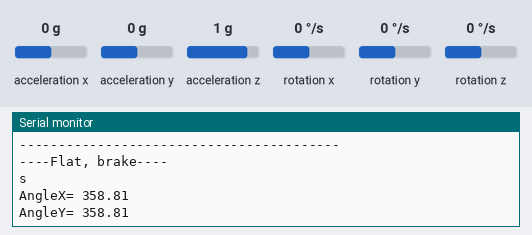
The sketch below on a simulated Arduino Nano, built with avr-gcc and run on an emulated ATmega328P. On the bench: the last lines printed to the serial monitor. Wiring (inferred from the names in the program): MPU-6050 motion sensor at I2C address 0x68. Inputs (shaded band) come from the test bench; at power-on: acceleration x 0 g, acceleration y 0 g, acceleration z 1 g, rotation x 0 °/s, rotation y 0 °/s, rotation z 0 °/s. No radio packets arrive unless stated.

Above: at 1.2 s.
1.3 s: acceleration x set to -1.4 g
At 1.48 s:
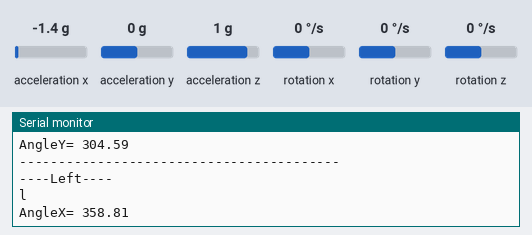
2.9 s: acceleration y set to 0.8 g
At 3.06 s:
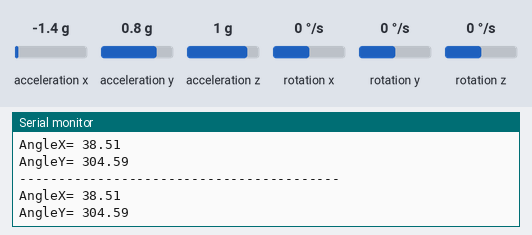
5.9 s: acceleration y set to 0 g
At 6.33 s:
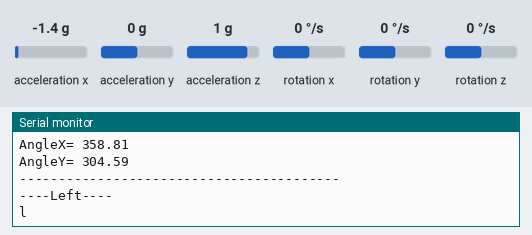
8.9 s: acceleration z set to -1.4 g
At 9.09 s:
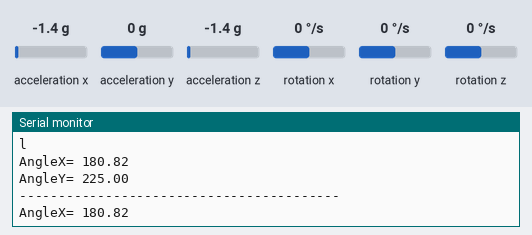
Timing chart, 0 to 11.9 s (numbered marks = the images above; inputs shaded):
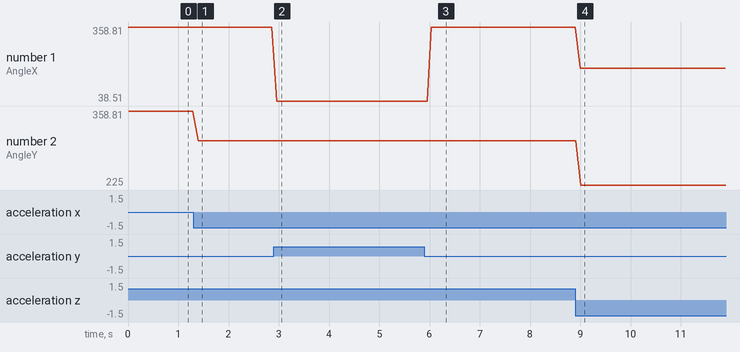

Measured:
- after the input at 1.3 s, the serial monitor: prints a new line after 0.10 s (image 1)
- after the input at 2.9 s, the serial monitor: prints a new line after 0.06 s (image 2)
- after the input at 5.9 s, the serial monitor: prints a new line after 0.14 s (image 3)
- after the input at 8.9 s, the serial monitor: prints a new line after 0.10 s (image 4)
- plotted number 1: 358.81 → 38.51 after the input at 2.9 s, 38.51 → 358.81 after the input at 5.9 s, 358.81 → 180.82 after the input at 8.9 s
- plotted number 2: 358.81 → 304.59 after the input at 1.3 s, 304.59 → 225 after the input at 8.9 s

The sketch:

glove_transmitter.ino
```cpp
#include<Wire.h>
#include <RH_ASK.h>   // RadioHead library
#include <SPI.h>
#include <string.h>


RH_ASK driver(500, 2, 12, 0);   //transmitter and data pins for RX transmission


const int MPU_addr=0x68;    //MPU6050 I2C address
const int transmit_pin = 12;   // I2C communication between MPU 6050 and Arduino Nano
const int receive_pin = 11;
const int transmit_en_pin = 3;
int16_t AcX,AcY,AcZ;

int minVal=265;
int maxVal=402;

double x;
double y;
double z;

void setup(){
  Wire.begin();
  Wire.beginTransmission(MPU_addr);
  Wire.write(0x6B);   // Talk to register 6B
  Wire.write(0);
  Wire.endTransmission(true);
  Serial.begin(9600);
  if (!driver.init())
         Serial.println("init failed");
}

void loop(){

  Wire.beginTransmission(MPU_addr);
  Wire.write(0x3B);
  Wire.endTransmission(false);
  Wire.requestFrom(MPU_addr,14,true);
  // reading gravitational accelerometer along 3-axis
  AcX=Wire.read()<<8|Wire.read();
  AcY=Wire.read()<<8|Wire.read();
  AcZ=Wire.read()<<8|Wire.read();


  int xAng = map(AcX,minVal,maxVal,-90,90);
  int yAng = map(AcY,minVal,maxVal,-90,90);
  int zAng = map(AcZ,minVal,maxVal,-90,90);

  //calculate tilt angle
  x= RAD_TO_DEG * (atan2(-yAng, -zAng)+PI);
  y= RAD_TO_DEG * (atan2(-xAng, -zAng)+PI);


  Serial.print("AngleX= ");
  Serial.println(x);

  Serial.print("AngleY= ");
  Serial.println(y);

  Serial.println("-----------------------------------------");

  angleToCommand(x,y);
}

// send function: transmit the command to receiver
void send(char *msg)
{
  driver.send((uint8_t *)msg, strlen(msg));

  driver.waitPacketSent();
  Serial.println(msg);
  delay(10);
}


// covert the calculated angle to correspoding command
// call the send function to transmit the command to the vehicle
void angleToCommand(double x, double y)
{
  if ((x<20 || x>330) && (y>330 || y<20)) // Stop
    {
      Serial.println("----Flat, brake----\n");
      send("s");
    }

    else
    {
      if ((x>50 && x<80) && (y>340 || y<25)) //forward movement
      {
        Serial.println("----Down, forward----\n");
        send("f");
      }

      else if ((x>280 && x<320) && (y>340 || y<25)) //backward movement
      {
        Serial.println("----Up, backward----\n");
        send("b");
      }

      else if ((x>340 || x<20) && (y>280 && y<320)) //left movement
      {
        Serial.println("----Left----\n");
        send("l");
      }

      else if ((x>320 || x<20) && (y>40 && y<90))//right movement
      {
        Serial.println("----Right----\n");
        send("r");
      }
    }
}
```
